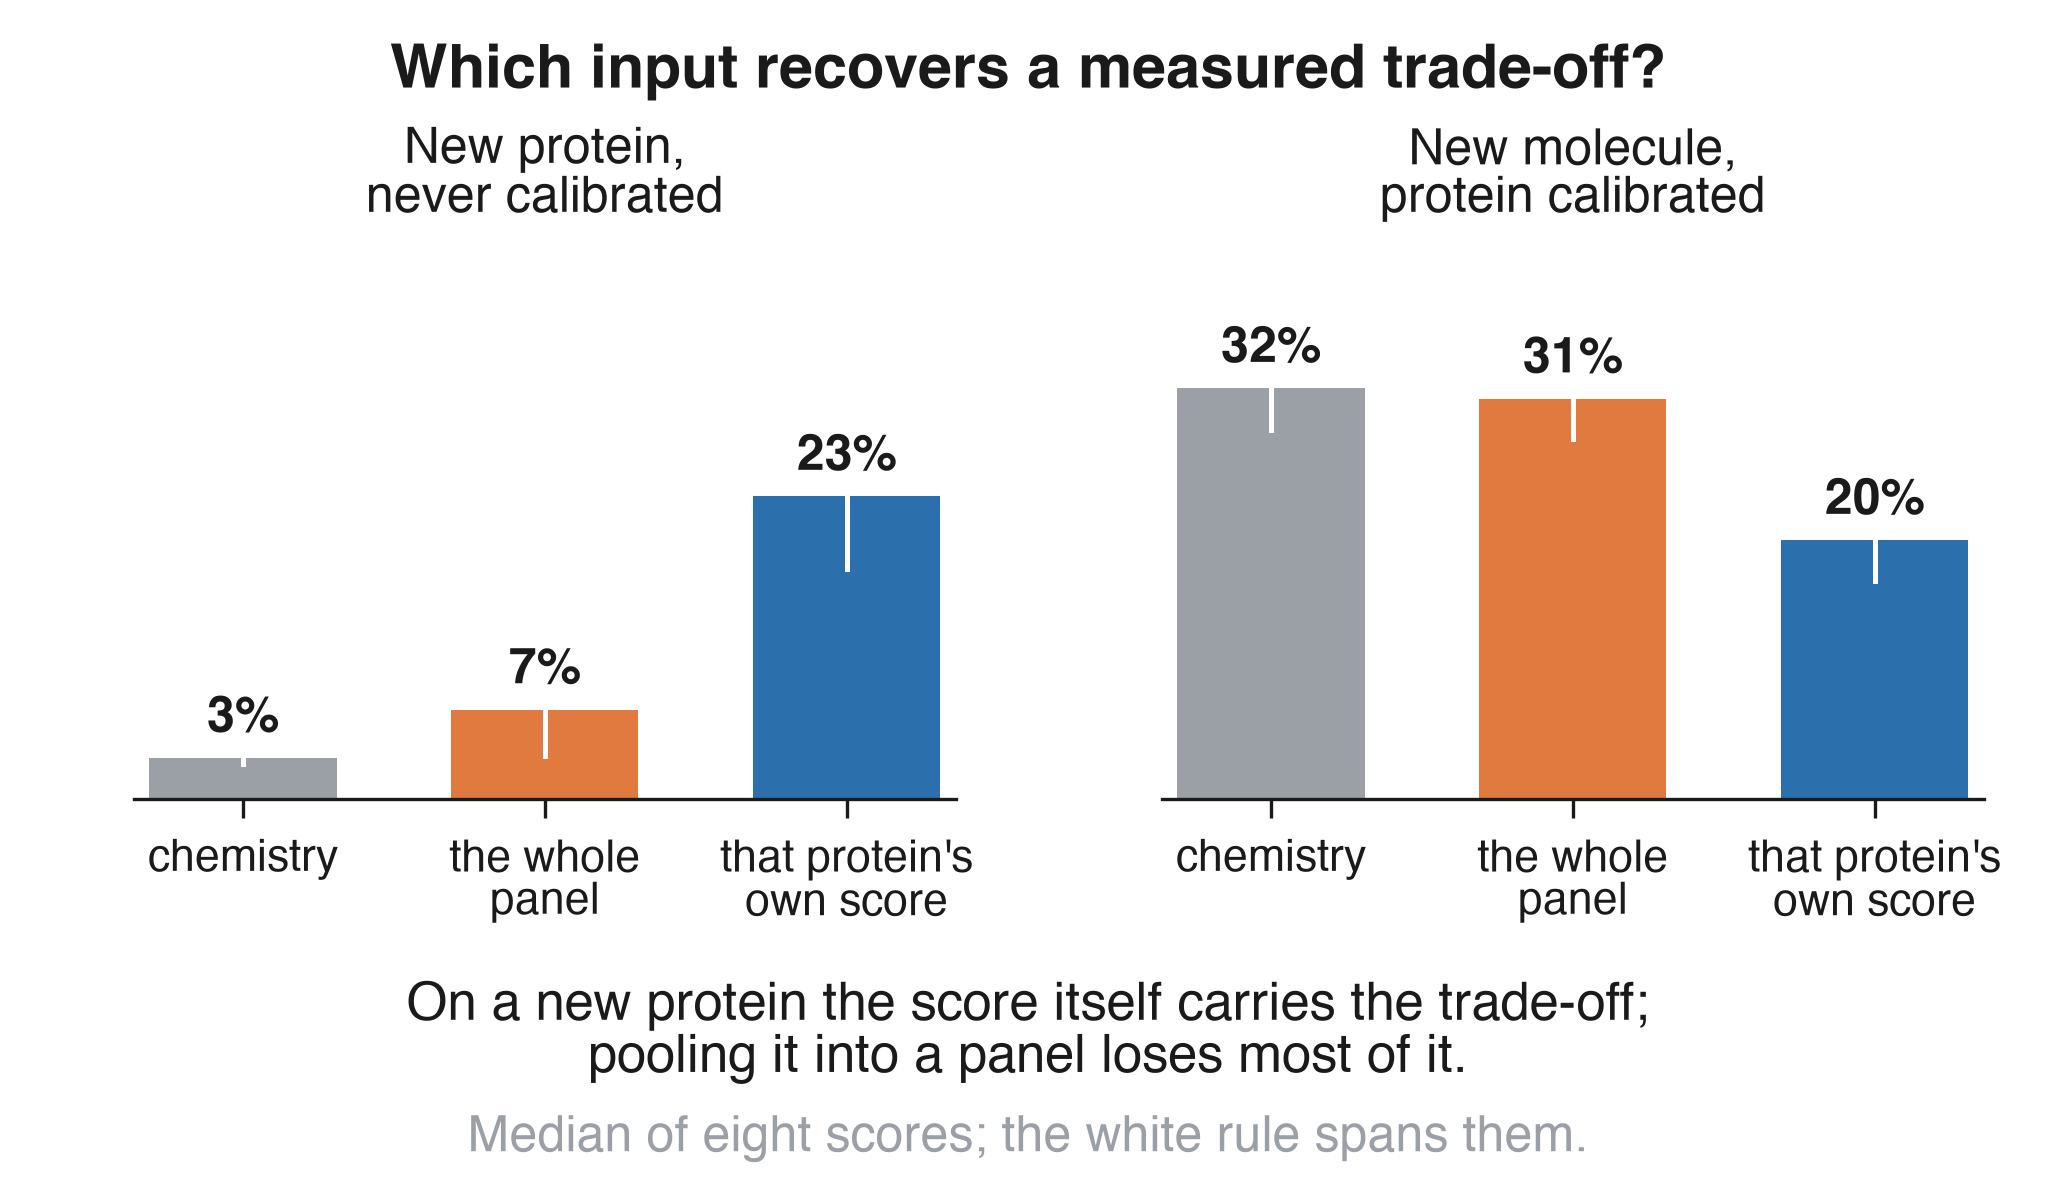

Generate this figure with Python:
"""Graphical abstract: the reversal, in one picture.

Bars are the median across the eight scores of the fraction of measured
trade-offs each input recovers, read from data/decisions_paired_uncertainty.csv
(exact four-cell subset, equal weight per actual assay pair). The white rule
inside each bar spans the eight scores. Nothing is synthesised.
"""
import statistics as st

import numpy as np
import matplotlib.pyplot as plt

from decisions import HELD_OUT_PROTEIN, NEW_MOLECULE, trade_offs
from figstyle import TEXTWIDTH_IN, PALETTE, use_paper_style, figsize, save


def inputs(regime):
    nat = trade_offs(regime, "native_score")
    prof = trade_offs(regime, "full_profile")
    return [("chemistry", [d["base"] for d in nat.values()]),
            ("the whole\npanel", [d["est"] for d in prof.values()]),
            ("that protein's\nown score", [d["est"] for d in nat.values()])]


PANELS = [("New protein,\nnever calibrated", inputs(HELD_OUT_PROTEIN)),
          ("New molecule,\nprotein calibrated", inputs(NEW_MOLECULE))]

use_paper_style(base_pt=9)
fig = plt.figure(figsize=figsize(TEXTWIDTH_IN, ratio=0.58))
fig.set_layout_engine("none")
axes = [fig.add_axes([0.065, 0.330, 0.400, 0.455]),
        fig.add_axes([0.565, 0.330, 0.400, 0.455])]
COOL, HOT, GREY, INK = (PALETTE["blue"], PALETTE["orange"],
                        PALETTE["grey"], PALETTE["ink"])

for ax, (title, rows) in zip(axes, PANELS):
    x = np.arange(len(rows))
    med = [st.median(v) for _, v in rows]
    ax.bar(x, med, width=0.62, color=[GREY, HOT, COOL], zorder=2)
    for i, (_, v) in enumerate(rows):
        ax.plot([i, i], [min(v), max(v)], color="white", lw=0.9, zorder=3)
        ax.text(i, med[i] + 1.4, f"{med[i]:.0f}%", ha="center", va="bottom",
                color=INK, fontweight="bold")
    ax.set_xticks(x)
    ax.set_xticklabels([r[0] for r in rows])
    ax.set_ylim(0, 42)
    ax.set_yticks([])
    for side in ("left", "right", "top"):
        ax.spines[side].set_visible(False)
    ax.set_title(title, loc="center", pad=8)

fig.text(0.5, 0.965, "Which input recovers a measured trade-off?",
         ha="center", va="top", fontsize=11, fontweight="bold", color=INK)
fig.text(0.5, 0.090,
         "On a new protein the score itself carries the trade-off;\n"
         "pooling it into a panel loses most of it.",
         ha="center", va="bottom", fontsize=9.5, color=INK)
fig.text(0.5, 0.025, "Median of eight scores; the white rule spans them.",
         ha="center", va="bottom", color=GREY)

save(fig, "fig_graphical_abstract")
